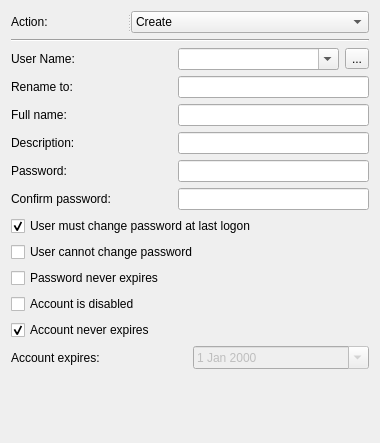
<?xml version="1.0" encoding="UTF-8"?>
<ui version="4.0">
 <class>LocalUserWidget</class>
 <widget class="QWidget" name="LocalUserWidget">
  <property name="geometry">
   <rect>
    <x>0</x>
    <y>0</y>
    <width>380</width>
    <height>443</height>
   </rect>
  </property>
  <property name="windowTitle">
   <string>Form</string>
  </property>
  <layout class="QGridLayout" name="gridLayout_2">
   <item row="2" column="0" colspan="2">
    <layout class="QGridLayout" name="gridLayout">
     <item row="0" column="2">
      <widget class="QToolButton" name="sourceToolButton">
       <property name="text">
        <string>...</string>
       </property>
      </widget>
     </item>
     <item row="1" column="0">
      <widget class="QLabel" name="renameLabel">
       <property name="font">
        <font>
         <pointsize>9</pointsize>
        </font>
       </property>
       <property name="text">
        <string>Rename to:</string>
       </property>
       <property name="buddy">
        <cstring>renameLineEdit</cstring>
       </property>
      </widget>
     </item>
     <item row="3" column="1" colspan="2">
      <widget class="QLineEdit" name="descriptionLineEdit"/>
     </item>
     <item row="4" column="0">
      <widget class="QLabel" name="passwordLabel">
       <property name="text">
        <string>Password:</string>
       </property>
       <property name="buddy">
        <cstring>passwordLineEdit</cstring>
       </property>
      </widget>
     </item>
     <item row="2" column="0">
      <widget class="QLabel" name="fullNameLabel">
       <property name="text">
        <string>Full name:</string>
       </property>
       <property name="buddy">
        <cstring>fullNameLineEdit</cstring>
       </property>
      </widget>
     </item>
     <item row="2" column="1" colspan="2">
      <widget class="QLineEdit" name="fullNameLineEdit"/>
     </item>
     <item row="5" column="1" colspan="2">
      <widget class="QLineEdit" name="confirmPasswordLineEdit">
       <property name="echoMode">
        <enum>QLineEdit::Password</enum>
       </property>
      </widget>
     </item>
     <item row="1" column="1" colspan="2">
      <widget class="QLineEdit" name="renameLineEdit">
       <property name="text">
        <string/>
       </property>
      </widget>
     </item>
     <item row="5" column="0">
      <widget class="QLabel" name="confirmPasswordLabel">
       <property name="text">
        <string>Confirm password:</string>
       </property>
       <property name="buddy">
        <cstring>confirmPasswordLineEdit</cstring>
       </property>
      </widget>
     </item>
     <item row="3" column="0">
      <widget class="QLabel" name="descriptionLabel">
       <property name="text">
        <string>Description:</string>
       </property>
       <property name="buddy">
        <cstring>descriptionLineEdit</cstring>
       </property>
      </widget>
     </item>
     <item row="4" column="1" colspan="2">
      <widget class="QLineEdit" name="passwordLineEdit">
       <property name="echoMode">
        <enum>QLineEdit::Password</enum>
       </property>
      </widget>
     </item>
     <item row="0" column="0">
      <widget class="QLabel" name="userNameLabel">
       <property name="font">
        <font>
         <pointsize>9</pointsize>
        </font>
       </property>
       <property name="text">
        <string>User Name:</string>
       </property>
      </widget>
     </item>
     <item row="0" column="1">
      <widget class="QComboBox" name="userComboBox">
       <property name="editable">
        <bool>true</bool>
       </property>
       <property name="currentIndex">
        <number>0</number>
       </property>
       <item>
        <property name="text">
         <string/>
        </property>
       </item>
       <item>
        <property name="text">
         <string>Administrator (built-in)</string>
        </property>
       </item>
       <item>
        <property name="text">
         <string>Guest (built-in)</string>
        </property>
       </item>
      </widget>
     </item>
    </layout>
   </item>
   <item row="4" column="0" colspan="2">
    <layout class="QHBoxLayout" name="accountHorizontalLayout">
     <item>
      <widget class="QLabel" name="accountExpiresLabel">
       <property name="text">
        <string>Account expires:</string>
       </property>
       <property name="buddy">
        <cstring>accountExpiresDateEdit</cstring>
       </property>
      </widget>
     </item>
     <item>
      <widget class="QDateEdit" name="accountExpiresDateEdit">
       <property name="enabled">
        <bool>false</bool>
       </property>
       <property name="calendarPopup">
        <bool>true</bool>
       </property>
      </widget>
     </item>
    </layout>
   </item>
   <item row="0" column="0" colspan="2">
    <widget class="QSplitter" name="actionSplitter">
     <property name="orientation">
      <enum>Qt::Horizontal</enum>
     </property>
     <widget class="QLabel" name="actionLabel">
      <property name="text">
       <string>Action:</string>
      </property>
      <property name="buddy">
       <cstring>actionComboBox</cstring>
      </property>
     </widget>
     <widget class="QComboBox" name="actionComboBox">
      <property name="currentText">
       <string>Create</string>
      </property>
      <item>
       <property name="text">
        <string>Create</string>
       </property>
      </item>
      <item>
       <property name="text">
        <string>Replace</string>
       </property>
      </item>
      <item>
       <property name="text">
        <string>Update</string>
       </property>
      </item>
      <item>
       <property name="text">
        <string>Delete</string>
       </property>
      </item>
     </widget>
    </widget>
   </item>
   <item row="3" column="0" colspan="2">
    <layout class="QVBoxLayout" name="userSettingsVerticalLayout">
     <item>
      <widget class="QCheckBox" name="changeLogonCheckBox">
       <property name="text">
        <string>User must change password at last logon</string>
       </property>
       <property name="checked">
        <bool>true</bool>
       </property>
      </widget>
     </item>
     <item>
      <widget class="QCheckBox" name="userCannotCheckBox">
       <property name="text">
        <string>User cannot change password</string>
       </property>
      </widget>
     </item>
     <item>
      <widget class="QCheckBox" name="passwordNeverCheckBox">
       <property name="text">
        <string>Password never expires</string>
       </property>
      </widget>
     </item>
     <item>
      <widget class="QCheckBox" name="accountDisabledCheckBox">
       <property name="text">
        <string>Account is disabled</string>
       </property>
      </widget>
     </item>
     <item>
      <widget class="QCheckBox" name="accountNeverCheckBox">
       <property name="text">
        <string>Account never expires</string>
       </property>
       <property name="checked">
        <bool>true</bool>
       </property>
      </widget>
     </item>
    </layout>
   </item>
   <item row="1" column="0" colspan="2">
    <widget class="Line" name="line">
     <property name="orientation">
      <enum>Qt::Horizontal</enum>
     </property>
    </widget>
   </item>
   <item row="5" column="0" colspan="2">
    <spacer name="verticalSpacer">
     <property name="orientation">
      <enum>Qt::Vertical</enum>
     </property>
     <property name="sizeHint" stdset="0">
      <size>
       <width>20</width>
       <height>111</height>
      </size>
     </property>
    </spacer>
   </item>
  </layout>
 </widget>
 <tabstops>
  <tabstop>actionComboBox</tabstop>
  <tabstop>sourceToolButton</tabstop>
  <tabstop>renameLineEdit</tabstop>
  <tabstop>fullNameLineEdit</tabstop>
  <tabstop>descriptionLineEdit</tabstop>
  <tabstop>passwordLineEdit</tabstop>
  <tabstop>confirmPasswordLineEdit</tabstop>
  <tabstop>changeLogonCheckBox</tabstop>
  <tabstop>userCannotCheckBox</tabstop>
  <tabstop>passwordNeverCheckBox</tabstop>
  <tabstop>accountDisabledCheckBox</tabstop>
  <tabstop>accountNeverCheckBox</tabstop>
  <tabstop>accountExpiresDateEdit</tabstop>
 </tabstops>
 <resources/>
 <connections>
  <connection>
   <sender>accountNeverCheckBox</sender>
   <signal>toggled(bool)</signal>
   <receiver>accountExpiresDateEdit</receiver>
   <slot>setDisabled(bool)</slot>
   <hints>
    <hint type="sourcelabel">
     <x>203</x>
     <y>376</y>
    </hint>
    <hint type="destinationlabel">
     <x>376</x>
     <y>410</y>
    </hint>
   </hints>
  </connection>
 </connections>
</ui>
